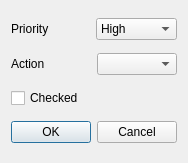
<?xml version="1.0" encoding="UTF-8"?>
<ui version="4.0">
 <class>ZFlyEmTodoAnnotationDialog</class>
 <widget class="QDialog" name="ZFlyEmTodoAnnotationDialog">
  <property name="geometry">
   <rect>
    <x>0</x>
    <y>0</y>
    <width>185</width>
    <height>163</height>
   </rect>
  </property>
  <property name="windowTitle">
   <string>Todo Annotation</string>
  </property>
  <layout class="QVBoxLayout" name="verticalLayout">
   <item>
    <layout class="QHBoxLayout" name="horizontalLayout">
     <item>
      <widget class="QLabel" name="label_2">
       <property name="text">
        <string>Priority</string>
       </property>
      </widget>
     </item>
     <item>
      <widget class="QComboBox" name="priorityComboBox">
       <item>
        <property name="text">
         <string>High</string>
        </property>
       </item>
       <item>
        <property name="text">
         <string>Low</string>
        </property>
       </item>
       <item>
        <property name="text">
         <string>Unknown</string>
        </property>
       </item>
      </widget>
     </item>
    </layout>
   </item>
   <item>
    <layout class="QHBoxLayout" name="horizontalLayout_2">
     <item>
      <widget class="QLabel" name="label">
       <property name="text">
        <string>Action</string>
       </property>
      </widget>
     </item>
     <item>
      <widget class="QComboBox" name="actionComboBox"/>
     </item>
    </layout>
   </item>
   <item>
    <layout class="QHBoxLayout" name="horizontalLayout_3">
     <item>
      <widget class="QCheckBox" name="checkedCheckBox">
       <property name="text">
        <string>Checked</string>
       </property>
      </widget>
     </item>
     <item>
      <spacer name="horizontalSpacer">
       <property name="orientation">
        <enum>Qt::Horizontal</enum>
       </property>
       <property name="sizeHint" stdset="0">
        <size>
         <width>40</width>
         <height>20</height>
        </size>
       </property>
      </spacer>
     </item>
    </layout>
   </item>
   <item>
    <widget class="QDialogButtonBox" name="buttonBox">
     <property name="orientation">
      <enum>Qt::Horizontal</enum>
     </property>
     <property name="standardButtons">
      <set>QDialogButtonBox::Cancel|QDialogButtonBox::Ok</set>
     </property>
    </widget>
   </item>
  </layout>
 </widget>
 <resources/>
 <connections>
  <connection>
   <sender>buttonBox</sender>
   <signal>accepted()</signal>
   <receiver>ZFlyEmTodoAnnotationDialog</receiver>
   <slot>accept()</slot>
   <hints>
    <hint type="sourcelabel">
     <x>248</x>
     <y>254</y>
    </hint>
    <hint type="destinationlabel">
     <x>157</x>
     <y>274</y>
    </hint>
   </hints>
  </connection>
  <connection>
   <sender>buttonBox</sender>
   <signal>rejected()</signal>
   <receiver>ZFlyEmTodoAnnotationDialog</receiver>
   <slot>reject()</slot>
   <hints>
    <hint type="sourcelabel">
     <x>316</x>
     <y>260</y>
    </hint>
    <hint type="destinationlabel">
     <x>286</x>
     <y>274</y>
    </hint>
   </hints>
  </connection>
 </connections>
</ui>
